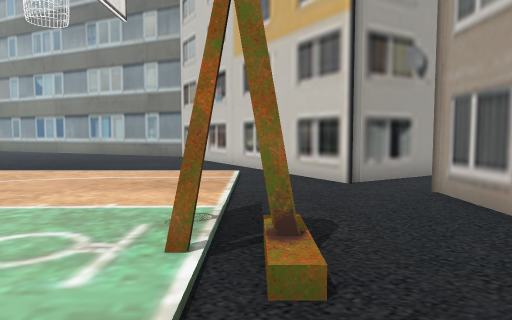
view 1 (above)

16 first-person views from a walk through a scene from a Unity 3-D project. The camera is 1.2 m above the floor, tilts 4° down and sees 70° across. The floor is counted in squares, 1 m on a side. Each view is taken from the middle of a square. On the plan, view 1 faces up. The plan holds only what a view shows up to about 15 squares ahead; the rest is blank. The place goes on beyond the plan. The player character is not drawn.

view 2
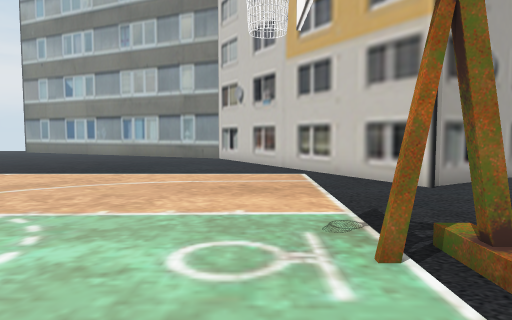

view 3
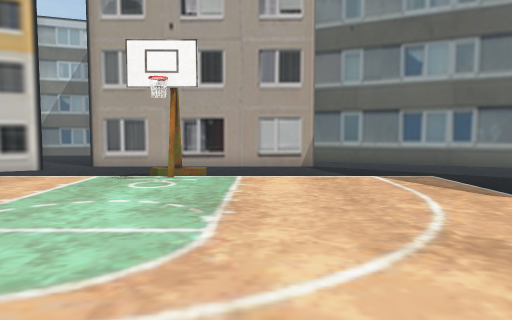

view 4
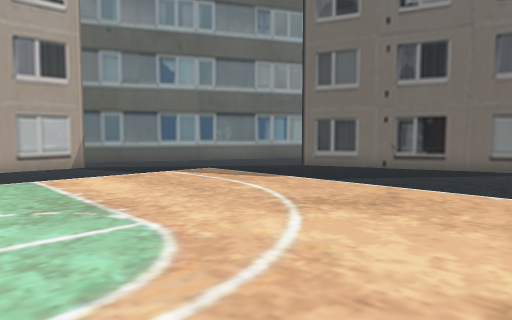

view 5
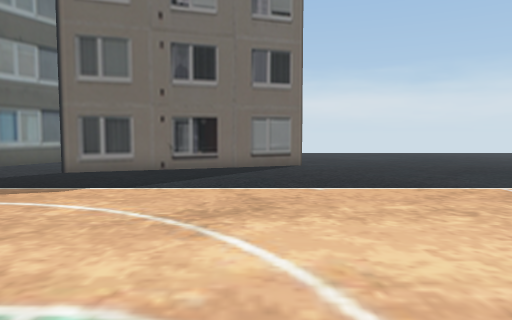

view 6
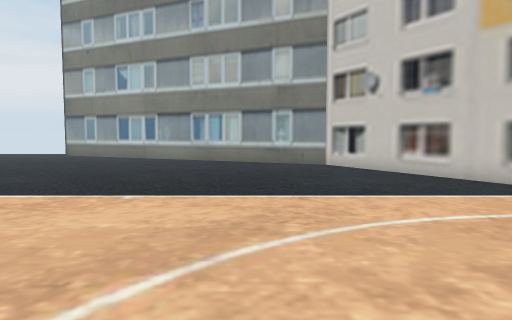

view 7
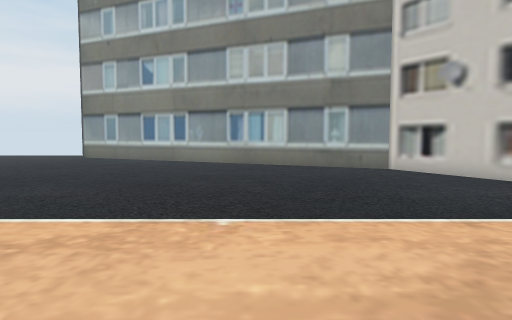

view 8
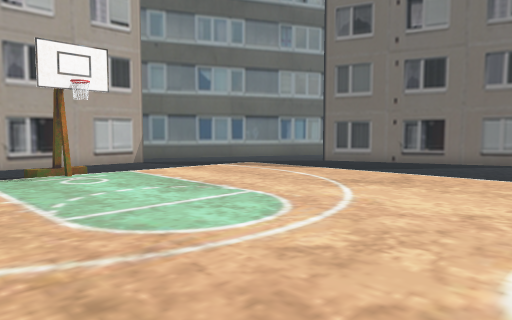

view 9
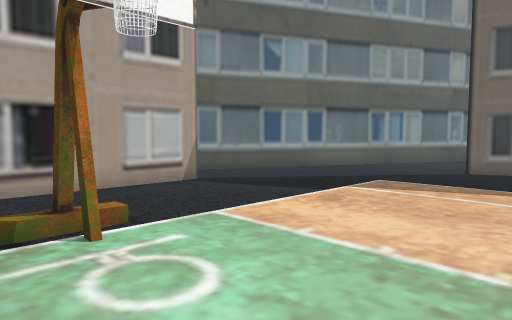

view 10
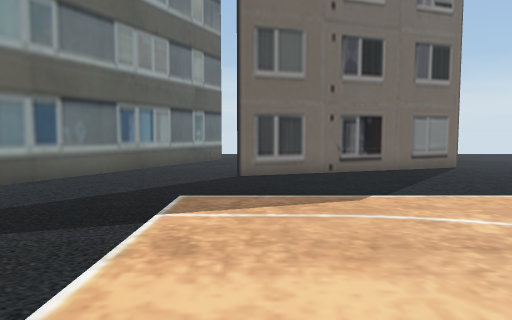

view 11
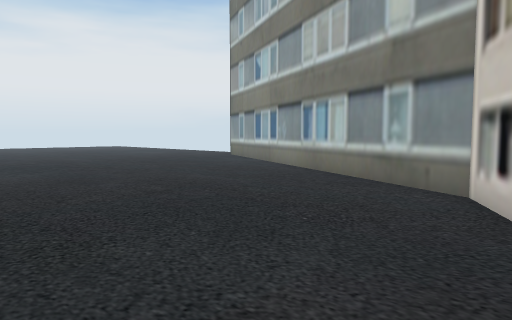

view 12
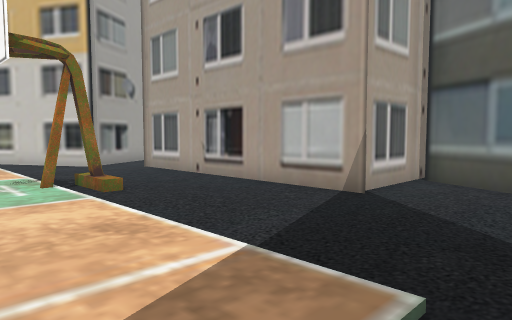

view 13
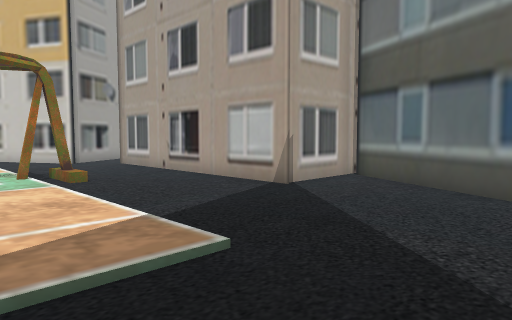

view 14
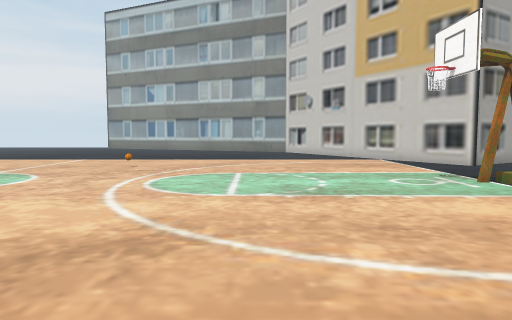

view 15
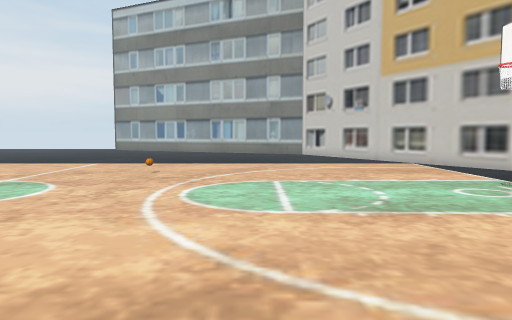

view 16
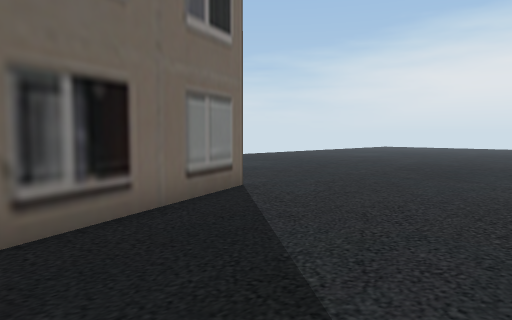

### Floor plan
Points are (right, up) in squares from view 1. A wall is a line through its corners. A room is listed if a view was taken in it or the views show most of it. See-through windows are left out.
Room 1 (views 1, 2, 3, 4, 5, 6, 7, 8, 9, 10, 11, 12, 13, 14, 15, 16)
walls: (6, -1.2) (3.8, -1.2) (3.8, 7.8); (5.8, 11.1) (2.2, 8.9) (-4, 19.7) (-11.9, 23.4); (-10, -11.4) (-1.4, -8.3); (2, -11.5) (6.9, -1.4)
objects: other object (-1, 3) to (0, 3)

Positions as (right, up) in squares from view 1, and headings:
1: (0, 0), facing up
2: (-2, 0), facing up
3: (-11, 1), facing right
4: (-11, 4), facing down-right
5: (-8, 4), facing down
6: (-7, 4), facing up
7: (-9, 6), facing up
8: (-12, 7), facing down-right
9: (-5, 5), facing down-right
10: (-2, 3), facing down
11: (-2, 12), facing up-left
12: (-3, -5), facing up-right
13: (-3, -7), facing up-right
14: (-6, -5), facing up
15: (-7, -4), facing up
16: (-4, -5), facing down-left
